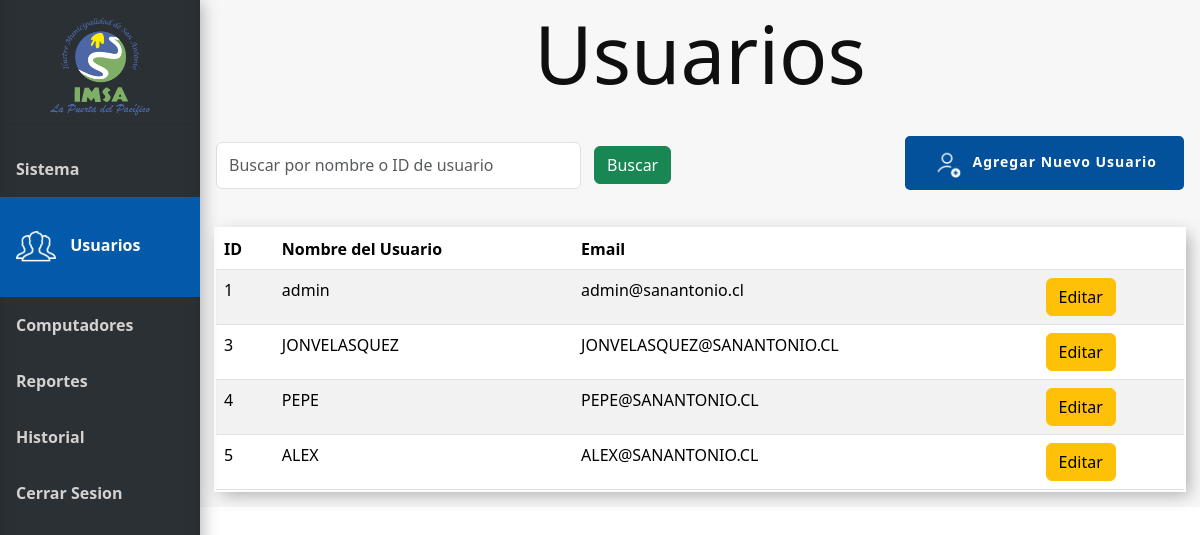
Page /usuarios (signed in) on the committed database.
### tables this page shows
CREATE TABLE Usuario (
    Id_usuario INTEGER PRIMARY KEY AUTOINCREMENT,
    Nombre_user VARCHAR(100),
    Email VARCHAR(100),
    Psw VARCHAR(100)
);

### app.py (the view)
@app.route('/usuarios', methods=['GET'])
@login_required
def usuarios():
    conn = get_db_connection()
    search_query = request.args.get('search', '')
    query = '''SELECT Usuario.Id_usuario, Usuario.Nombre_user, Usuario.Email FROM Usuario Where 1 = 1'''
    pcs = conn.execute("SELECT * FROM Pc").fetchall()
    params = []
    if search_query:
        query += ' AND (Usuario.Nombre_user LIKE ?  OR Usuario.Id_usuario LIKE ?)'
        params.extend(['%' + search_query + '%', '%' + search_query + '%'])
    users = conn.execute(query, params).fetchall()
    conn.close()
    return render_template('usuarios.html', users=users, pcs=pcs)

### app.py (called while the page is built)
@login_manager.user_loader
def load_user(user_id):
    return Usuario.get_by_id(user_id)

def get_db_connection():
    conn = sqlite3.connect('database.db')
    conn.row_factory = sqlite3.Row
    return conn

### model.py (called while the page is built)
def get_db_connection():
    conn = sqlite3.connect('database.db')
    conn.row_factory = sqlite3.Row
    return conn

    @staticmethod
    def get_by_id(id_usuario):
        conn = get_db_connection()
        user_data = conn.execute('SELECT * FROM Usuario WHERE Id_usuario = ?', (id_usuario,)).fetchone()
        conn.close()
        if user_data:
            return Usuario(user_data['Id_usuario'], user_data['Nombre_user'], user_data['Email'], user_data['psw'])
        return None

### templates/usuarios.html (shortened to what this page needs)
{% extends 'base.html' %}
{% block head %}
<link rel="stylesheet" href="{{ url_for('static', filename='css/style_usuarios.css') }}">
{% endblock %}
{% block content %}
<h1 class="block-effect" style="--td:0.3s">
    <div class="block-reveal" style="--bc: #2b3034; --d: 0.5s">Usuarios</div>
</h1>
<div class="head">
    <div class="filtros">
        <form method="get" action="{{ url_for('usuarios') }}" id="filtro-form">
            <div class="filtro">
                <input class="form-control me-2" type="search" name="search"
                    placeholder="Buscar por nombre o ID de usuario" aria-label="Search"
                    value="{{ request.args.get('search', '') }}">
                <button class="btn btn-success" type="submit">Buscar</button>
            </div>
        </form>
    </div>
    <div class="Botones_Usuario">
        <button class="button_slide slide_left" data-bs-toggle="modal" data-bs-target="#ModalAgregarUsuario"><img
                id="agregar" src="{{ url_for('static', filename='img/icon-agregar-usuario.png') }}" alt="icon-agregar"
                width="30px"><b>Agregar Nuevo Usuario</b></button>
    </div>
</div>
{% if users %}
<table class="table table-responsive-md table-striped mt-3">
    <thead>
        <tr>
            <th>ID</th>
            <th>Nombre del Usuario</th>
            <th class="responsive">Email</th>
            <th></th>
        </tr>
    </thead>
    <tbody>
        {% for row in users %}
        <tr>
            <td>{{ row['Id_usuario'] }}</td>
            <td>{{ row['Nombre_user'] }}</td>
            <td class="responsive">{{ row['email'] }}</td>
            <td>
                <a href="{{ url_for('editar_usuario', id=row['Id_usuario']) }}" class="btn btn-warning">Editar</a>
            </td>
        </tr>
        {% endfor %}
    </tbody>
</table>
{% else %}
<tr>
    <div class="alert alert-danger" role="alert">
        No existen registros.
    </div>
</tr>
{% endif %}
{% endblock %}

### static/css/style_usuarios.css (style rules this page uses)
* { margin: 0; padding: 0; }
.head { display: flex; width: 100%; justify-content: space-between; }
#agregar { margin-right: 10px; }
.Botones_Usuario { display: flex; align-items: center; }

### static/css/style_base.css (style rules this page uses)
body { margin: 0; font-family: "Lato", sans-serif; background-color: #f7f7f7; }
*, *::before, *::after { margin: 0; padding: 0; box-sizing: border-box; }
body { font-family: -apple-system, BlinkMacSystemFont, 'Segoe UI', Roboto, Oxygen, Ubuntu, Cantarell, 'Open Sans', 'Helvetica Neue', sans-serif; }
.block-effect { font-size: calc(8px + 6vw); }
.block-reveal { --t: calc(var(--td) + var(--d)); color: transparent; padding: 4px; position: relative; overflow: hidden; animation: revealBlock 0s var(--t) forwards; }
.block-reveal::after { content: ''; width: 0%; height: 100%; padding-bottom: 4px; position: absolute; top: 0; left: 0; background: var(--bc); animation: revealingIn var(--td) var(--d) forwards, revealingOut var(--td) var(--t) forwards; }
h1 { text-align: center; }
.button_slide { color: #FFF; border: 2px solid #02519a; background-color: #02519a; border-radius: 5px; padding: 10px 25px 10px 25px; display: inline-block; font-size: 14px; letter-spacing: 1px; cursor: pointer; box-shadow: inset 0 0 0 0 #00213e; -webkit-transition: ease-out 0.4s; -moz-transition: ease-out 0.4s; transition: ease-out 0.4s; }
.head { height: 100px; }
.filtros { width: 50%; display: flex; align-items: center; justify-content: space-around; }
.filtro { margin-top: 1%; padding-right: 1%; display: flex; flex-direction: row; width: 100%; }
#filtro-form { width: 100%; }
.filtro > button { margin: 1% 5% 1% 1%; }
.table { box-shadow: inset 0 -3em 3em rgba(0, 0, 0, 0.1), 0 0 0 2px rgb(255, 255, 255), 0.3em 0.3em 1em rgba(0, 0, 0, 0.3); margin-top: 2%; }

### rows in the picture
Usuario: Id_usuario "1", Nombre_user "admin", email "admin@sanantonio.cl"
Usuario: Id_usuario "3", Nombre_user "JONVELASQUEZ", email "JONVELASQUEZ@SANANTONIO.CL"
Usuario: Id_usuario "4", Nombre_user "PEPE", email "PEPE@SANANTONIO.CL"
Usuario: Id_usuario "5", Nombre_user "ALEX", email "ALEX@SANANTONIO.CL"
